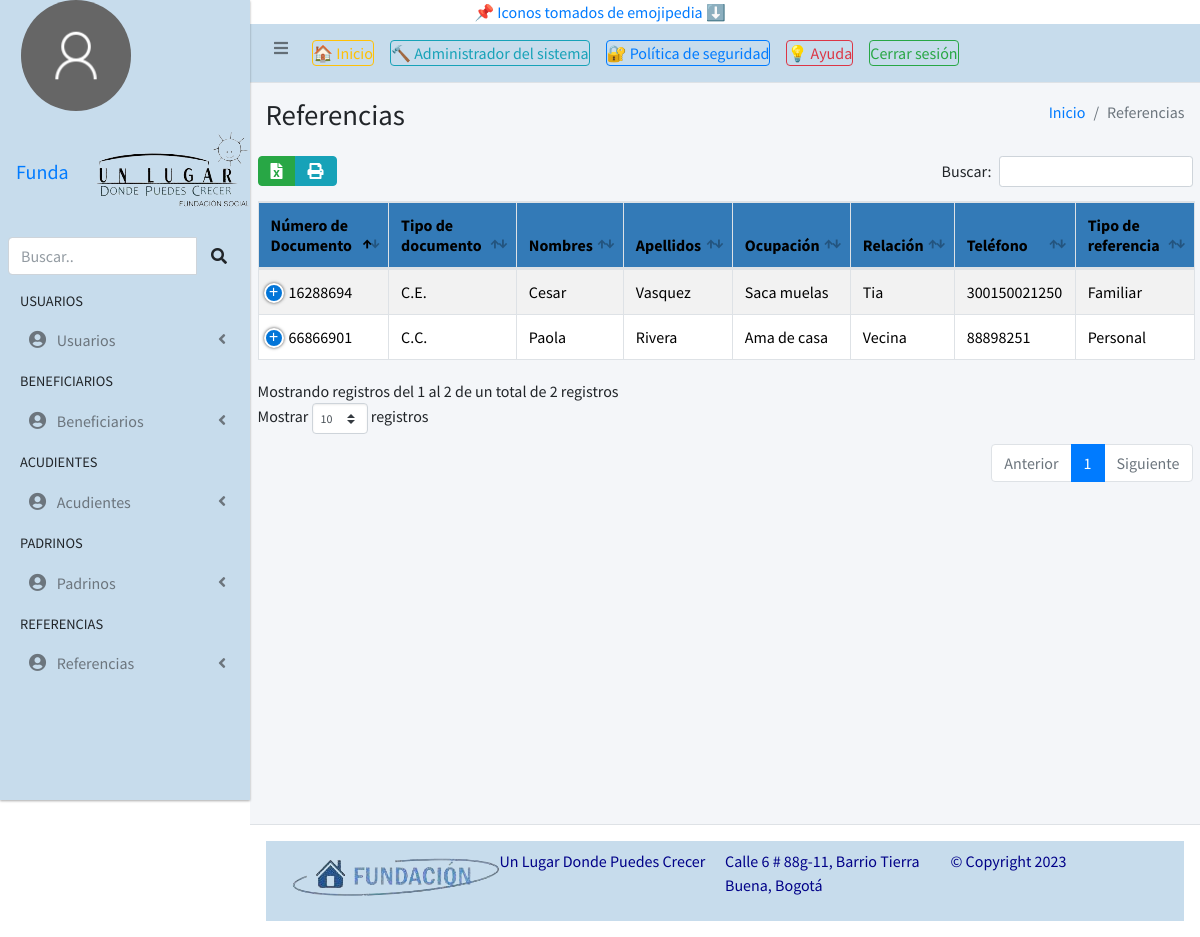
Page /usuarios/referencia/ on the committed database.
### usuarios/models.py (models this page shows)
class Referencia(models.Model):
    documento=models.CharField(max_length=50, verbose_name="Número de Documento")
    class TipoDocumento(models.TextChoices):
        TI='T.I.', _("Tarjeta de Identidad")
        RC='R.C.', _("Registro Civil")
        CE='C.E.', _("Cédula de Extranjería")
        CC='C.C.', _("Cédula de Ciudadania")
        PASS='PASS', _("Pasaporte")
    tipoDocumento=models.CharField(max_length=5, choices=TipoDocumento.choices, verbose_name="Tipo de Documento")
    nombres= models.CharField(max_length=50, verbose_name="Nombres")
    apellidos= models.CharField(max_length=50, verbose_name="Apellidos")
    ocupacion= models.CharField(max_length=50, verbose_name="Ocupación")
    relacion= models.CharField(max_length=50, verbose_name="Relación")
    telefono= models.CharField(max_length=50, verbose_name="Teléfono")
    class TipoReferencia(models.TextChoices):
        PER='Personal', _("Personal")
        FAM='Familiar', _("Familiar")
    tipoReferencia=models.CharField(max_length=10, choices=TipoReferencia.choices, verbose_name="Tipo de Referencia")
    beneficiario= models.ForeignKey(Beneficiario, on_delete=models.CASCADE, verbose_name="Beneficiario")

### usuarios/views.py (the view)
# urls.py: path('referencia/',referencia,name="referencia"),
def referencia(request):   #este codigo muestra la lista de Referencias
    titulo="Referencias"
    referencias= Referencia.objects.all()
    context={
        'titulo':titulo,
        'referencias':referencias
    }
    return render(request, "usuarios/referencia.html", context)

### base/context_processors.py (called while the page is built)
def sesion(request):
    usuario_actual= request.user
    image_user=r"../media/images/usuarios/default.png"
    if request.user.is_authenticated:
        if Usuario.objects.filter(user_id=usuario_actual.id):
            image_user=Usuario.objects.get(user_id=usuario_actual.id).foto.url
    context={
        'usuario_actual':usuario_actual,
        'image_user': image_user
    }
    return context

### usuarios/models.py (called while the page is built)
    def __str__(self):
        return f"{self.nombres} {self.apellidos} {self.documento}"

### base/templates/usuarios/referencia.html (shortened to what this page needs)
{% extends 'partials/body.html' %}
{% load static %}
{% block contenido %}
<title>Funda Un Lugar - Referencias</title>
<table id="example1" class="table table-responsive-flex-column table-bordered table-striped table-hover">
  <thead>
    <tr>
        <th scope="col">Número de Documento</th>
        <th scope="col">Tipo de documento</th>
        <th scope="col">Nombres</th>
        <th scope="col">Apellidos</th>
        <th scope="col">Ocupación</th>
        <th scope="col">Relación</th>
        <th scope="col">Teléfono</th>
        <th scope="col">Tipo de referencia</th>
    </tr>
  </thead>
  <tbody>
    {% for referencia in referencias %}
    <tr>
        <td>{{referencia.documento}}</td>
        <td>{{referencia.tipoDocumento}}</td>
        <td>{{referencia.nombres}}</td>
        <td>{{referencia.apellidos}}</td>
        <td>{{referencia.ocupacion}}</td>
        <td>{{referencia.relacion}}</td>
        <td>{{referencia.telefono}}</td>
        <td>{{referencia.tipoReferencia}}</td>
    </tr>
    {% endfor %}
  </tbody>
</table>
{% endblock contenido %}

### base/templates/partials/body.html (shortened to what this page needs)
{% load static %}
{% load bootstrap5 %}
{% bootstrap_css %}
<!DOCTYPE html>
<html lang="en">
<head>
    <link rel="stylesheet" href="{% static 'fontawesome-free/css/all.min.css' %}">
    <link rel="stylesheet" href="https://code.ionicframework.com/ionicons/2.0.1/css/ionicons.min.css">
    <link rel="stylesheet" href="{% static 'css/adminlte.min.css' %}">
    <link rel="stylesheet" href="{% static 'css/jquery.toast.css' %}">
    <link rel="stylesheet" href="{% static 'main.css' %}">
    <link rel="stylesheet" href="{% static 'datatables-bs4/css/dataTables.bootstrap4.min.css' %}">
    <link rel="stylesheet" href="{% static 'datatables-responsive/css/responsive.bootstrap4.min.css' %}">
    <link rel="stylesheet" href="{% static 'datatables-buttons/css/buttons.bootstrap4.min.css' %}">
    <link href="{% static 'css/select2.min.css' %}" rel="stylesheet" />
</head>
<body class="hold-transition sidebar-mini layout-fixed">
    <div class="wrapper ">
        {% include 'partials/navbar.html' %}
        {% include 'partials/sidebar.html' %}
        <div class="content-wrapper overflow-auto" style="height: 80%;">
            {% include 'partials/header.html' %}
            <div class="container">
                {% block contenido %}
                {% endblock contenido %}
            </div>
        </div>
    </div>
    {% include 'partials/footer.html' %}
</body>
</html>

### base/templates/partials/navbar.html (shortened to what this page needs)
{% load static %}
<div class="container-fluid bg-bg-blu text-center">
  <a href="https://emojipedia.org/" >📌 Iconos tomados de emojipedia ⬇️</a>
</div>
    <nav class="main-header navbar navbar-expand navbar-white navbar-light" style="background-color:  #c7dcec">
        <ul class="navbar-nav">
              <li class="nav-item">
                <a class="nav-link " data-widget="pushmenu" href="#" role="button"><i class="fas fa-bars"></i></a>
              </li>
              <li class="nav-item m-2">
                <a title="Bienvenido a la página informativa"  href="{% url 'inicio-admin' %}" class="btn btn-outline-warning embed-responsive">🏠 Inicio</a>
              </li>
            <li class="nav-item m-2">
            <a title="Si ingresa y no puede entrar al sitio, es porque no esta autorizado por el administrador, por favor dele clic atrás para regresar." class="btn btn-outline-info embed-responsive"   href="/admin">&#128296; Administrador del sistema</a>
            </li>
            <li class="nav-item m-2">
              <a title="Nuestra política de seguridad" class="btn btn-outline-primary embed-responsive"   href="{% url 'politica' %}">🔐 Política de seguridad</a>
            </li>
            <li class="nav-item m-2">
              <a title="Manual del usuario" class="btn btn-outline-danger embed-responsive"   href="{% url 'ayuda' %}">💡 Ayuda</a>
            </li>
            <li class="nav-item m-2">
              <a title="Esta seguro de cerrar la sesión" class="btn btn-outline-success embed-responsive" href="{% url 'logout' %}">Cerrar sesión</a>
            </li>
</nav>

### base/templates/partials/sidebar.html (shortened to what this page needs)
{% load static %}
<aside class="main-sidebar sidebar-blue-blue elevation-1" style="background-color:  #c7dcec">
  <div class="sidebar">
    <div class="user-panel d-flex">
      <div class="image">
        <img src="{{MEDIA_URL}}{{image_user}}" class="img-circle w-50" alt="User Image">
        <Strong class="info text-blue">{{usuario_actual.first_name}}</Strong>
      </div>
    </div>
     <a href="http://fundacionunlugar.com/" class="brand-link" span class="font-weight-blue">Funda</span>
      <img src="{% static 'img/logocabeza.jpg' %}" alt="Funda Logo">
    </a>
    <div class="form-inline">
      <div class="input-group" data-widget="sidebar-search">
        <input class="form-control form-control-sidebar" type="search" placeholder="Buscar.." aria-label="Search">
        <div class="input-group-append">
          <button class="btn btn-sidebar">
            <i class="fas fa-search fa-fw"></i>
          </button>
        </div>
      </div>
    </div>
    <nav class="mt-2">
      <ul class="nav nav-pills nav-sidebar flex-column" data-widget="treeview" role="menu" data-accordion="false">
        <li class="nav-header">USUARIOS</li>
        <li class="nav-item">
          <a href="#" class="nav-link">
            <i class="nav-icon fas fa-user-circle"></i>
            <p>
              Usuarios
              <i class="fas fa-angle-left right"></i>
            </p>
          </a>
        </li>
         <li class="nav-header">BENEFICIARIOS</li>
         <li class="nav-item">
           <a href="#" class="nav-link">
             <i class="nav-icon fas fa-user-circle"></i>
             <p>
               Beneficiarios
               <i class="fas fa-angle-left right"></i>
             </p>
           </a>
         </li>
        <li class="nav-header">ACUDIENTES</li>
        <li class="nav-item">
          <a href="#" class="nav-link">
            <i class="nav-icon fas fa-user-circle"></i>
            <p>
              Acudientes
              <i class="fas fa-angle-left right"></i>
            </p>
          </a>
        </li>
          <li class="nav-header">PADRINOS</li>
          <li class="nav-item">
            <a href="#" class="nav-link">
              <i class="nav-icon fas fa-user-circle"></i>
              <p>
                Padrinos
                <i class="fas fa-angle-left right"></i>
              </p>
            </a>
          </li>
         <li class="nav-header">REFERENCIAS</li>
         <li class="nav-item">
           <a href="#" class="nav-link">
             <i class="nav-icon fas fa-user-circle"></i>
             <p>
               Referencias
               <i class="fas fa-angle-left right"></i>
             </p>
           </a>
         </li>
      </ul>
    </nav>
  </div>
</aside>

### base/templates/partials/header.html
{% load static %}
    <div class="content-header">
        <div class="container-fluid">
          <div class="row mb-2">
            <div class="col-sm-6">
              <h1 class="m-0">{{titulo}}</h1>
            </div>
            <div class="col-sm-6">
              <ol class="breadcrumb float-sm-right">
                <li class="breadcrumb-item"><a href="{% url 'inicio-admin' %}">Inicio</a></li>
                <li class="breadcrumb-item active"> {{titulo}} </li>
              </ol>
            </div>
          </div>
        </div>
      </div>

### base/templates/partials/modal.html (shortened to what this page needs)
{% load crispy_forms_tags %}

### base/templates/partials/toast.html (shortened to what this page needs)
{% load static %}

### base/templates/partials/footer.html
{% load static %}
<footer class="main-footer">
  <div style="background-color:  #c7dcec">
    <div class="container-fluid row p-2">
        <div class="col-lg-3">
            <img src="{% static 'img/logopie.JPG' %}" alt="">
        </div>
        <div class="col-lg-3" style="color: #008;">
            <p>Un Lugar Donde Puedes Crecer</p>
        </div>
        <div class="col-lg-3" style="color: #008;">
            <p>Calle 6 # 88g-11, Barrio Tierra Buena, Bogotá</p>
        </div>
        <div class="col-lg-3" style="color: #008;">
           <p>© Copyright 2023</p>
        </div>
    </div>
 </div>
</footer>

### base/templates/partials/js.html (shortened to what this page needs)
{% load static %}

### static/main.css (style rules this page uses)
table th { background-color: #337ab7 !important; color: white; }
table>tbody>tr>td { vertical-align: middle !important; }

### base/templates/partials/body.html (style rules this page uses)
input, select { width: 100% }

### rows in the picture
Referencia: documento "66866901", tipoDocumento "C.C.", nombres "Paola", apellidos "Rivera", ocupacion "Ama de casa", relacion "Vecina", telefono "88898251", tipoReferencia "Personal"
Referencia: documento "16288694", tipoDocumento "C.E.", nombres "Cesar", apellidos "Vasquez", ocupacion "Saca muelas", relacion "Tia", telefono "300150021250", tipoReferencia "Familiar"

### other values in the picture
{{ titulo }} "Referencias"
